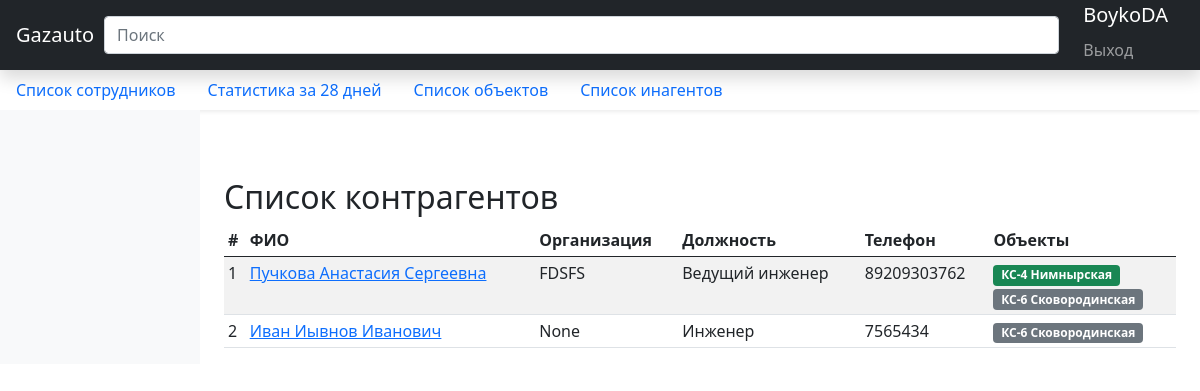
Before: /agent/ (signed in) with the older database file.
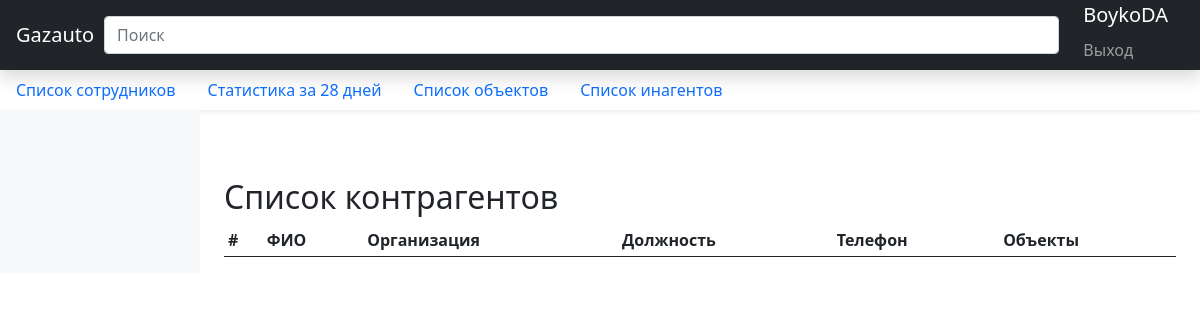
After: the same page with the newer database file.
### statistic_app/models.py (models this page shows, shortened)
class AgentProject(models.Model):
    first_name = models.CharField("Имя", max_length=200, blank=False, null=False)
    last_name = models.CharField("Фамилия", max_length=200, blank=False, null=False)
    father_name = models.CharField("Отчество", max_length=200, blank=False, null=False)
    position = models.CharField(verbose_name="Должность", max_length=200)
    description = models.TextField(verbose_name="Описание", null=True, blank=True)
    location = models.ManyToManyField(Project, verbose_name='Объект', blank=True, related_name='agents')
    phone_number = models.CharField(verbose_name='Телефон', max_length=200, blank=True, null=True)
    email = models.EmailField(verbose_name='Почта', blank=True, null=True)
    organisation = models.CharField(verbose_name="Организация", null=True, blank=True, max_length=200)
    url = models.SlugField(max_length=255, unique=True, db_index=True, verbose_name="URL", default=None, null=True,
                           blank=True)
    class Meta:
        verbose_name = "Контрагент"
        verbose_name_plural = "Контрагенты"
        ordering = ['-last_name', '-first_name', '-father_name']
    def get_full_name(self):
        return f"{self.last_name} {self.first_name} {self.father_name}"
    def get_absolute_url(self):
        return reverse('agent_detail', kwargs={'slug': self.url})

class Project(models.Model):
    STATUS_PROJECT = [
        ('Не начат', 'Не начат'),
        ('Подготовка', 'Подготовка'),
        ('В работе', 'В работе'),
        ('Сдан', 'Сдан'),
        ('Тех. обслуживание', 'Тех. обслуживание'),
    ]
    STATUS_STYLE_PROJECT = {
        'Не начат': 'badge bg-danger',
        'Подготовка': 'badge bg-secondary',
        'В работе': 'badge bg-primary',
        'Сдан': 'badge bg-success',
        'Тех. обслуживание': 'badge bg-warning text-dark',
    }
    name = models.CharField("Название", max_length=200, blank=False, null=False, unique=True)
    status = models.CharField("Статус проекта", max_length=200, choices=STATUS_PROJECT,
                              default='Не начат')
    description = models.TextField("Описание события", null=True, blank=True)
    tasks = models.TextField("Задачи", max_length=2000, blank=True, null=True)
    url = models.SlugField(max_length=255, unique=True, db_index=True, verbose_name="URL", default=None, null=True,
                           blank=True)
    class Meta:
        ordering = ['-name']
    def status_style(self):
        return self.STATUS_STYLE_PROJECT[self.status]
    def get_absolute_url(self):
        return reverse('project_detail', kwargs={'slug': self.url})
    class Meta:
        verbose_name = "Проект"
        verbose_name_plural = "Проекты"

### statistic_app/views.py (the view, shortened to what this page needs)
# urls.py: path('agent/', AgentView.as_view(), name='agent_list'),
class AgentView(LoginRequiredMixin, View):
    login_url = '/accounts/login'
    model = Profile
    template_name = "agent/agent_list.html"
    paginate_by = 60
    search_quary = ''
    def get(self, request):
        contex = self.get_context_data()
        return render(request, self.template_name, contex)
    def get_queryset(self):
        if self.search_quary:
            queryset = AgentProject.objects.filter(Q(last_name__icontains=self.search_quary) |
                                                   Q(first_name__icontains=self.search_quary) |
                                                   Q(father_name__icontains=self.search_quary) |
                                                   Q(position__icontains=self.search_quary) |
                                                   Q(organisation__icontains=self.search_quary))
        else:
            queryset = AgentProject.objects.all()
        return queryset
    def get_context_data(self):
        context = {}
        context['agent_list'] = self.get_queryset()
        context['search_line'] = True
        return context

### templates/agent/agent_list.html (shortened to what this page needs)
{% extends 'index.html' %}
    {% block contents %}
    <h2>Список контрагентов</h2>
    <div class="table-responsive">
        <table class="table table-striped table-sm">
            <thead>
            <tr>
                <th>#</th>
                <th>ФИО</th>
                <th>Организация</th>
                <th>Должность</th>
                <th>Телефон</th>
                <th>Объекты</th>
            </tr>
            </thead>
            <tbody>
            {% for agent in agent_list %}
            <tr>
                <td>{{ forloop.counter }}</td>
                <td><a {% if agent.url %} href="{{ agent.get_absolute_url }}" {% endif %}>{{ agent.get_full_name }}</a></td>
                <td>{{ agent.organisation }}</td>
                <td>{{ agent.position }}</td>
                <td>{{ agent.phone_number }}</td>
                <td>
                    {% for loc in agent.location.all %}
                    <a href="{{ loc.get_absolute_url }}">
                        <span class="{{ loc.status_style }}"  data-toggle="tooltip" data-placement="top" title="{{ loc.status }}">{{ loc.name }}</span>
                    </a>
                    <br>
                    {% endfor %}
                </td>
            </tr>
            {% endfor %}
            </tbody>
        </table>
    </div>
    {% endblock %}

Changed rows visible on the page:
removed AgentProject: get_full_name "Пучкова Анастасия Сергеевна", organisation "FDSFS", position "Ведущий инженер", phone_number "89209303762"
removed Project: name "КС-4 Нимнырская", shown under "Пучкова Анастасия Сергеевна"
removed Project: name "КС-6 Сковородинская"
removed AgentProject: get_full_name "Иван Иывнов Иванович", organisation "None", position "Инженер", phone_number "7565434"
